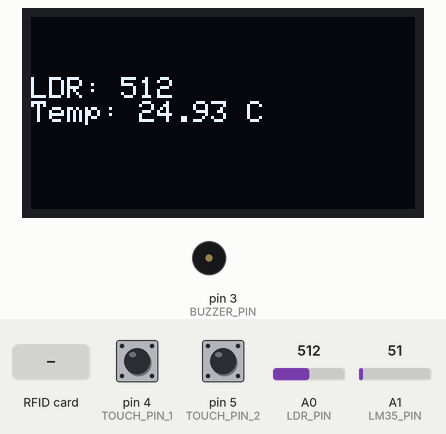
Recording of a sketch running on a simulated Arduino Uno, built with avr-gcc and run on an emulated ATmega328P. On the bench: 128×64 one-colour display, buzzer (waves = sounding). The test bench sets the inputs (shaded band); at power-on: A0 (LDR_PIN) = 512, pin 4 (TOUCH_PIN_1) LOW, pin 5 (TOUCH_PIN_2) LOW, A1 (LM35_PIN) = 51. What the sketch prints to the serial monitor is not drawn.

Above: at 1.2 s.
1.3 s: A0 (LDR_PIN) set to 109
At 1.7 s:
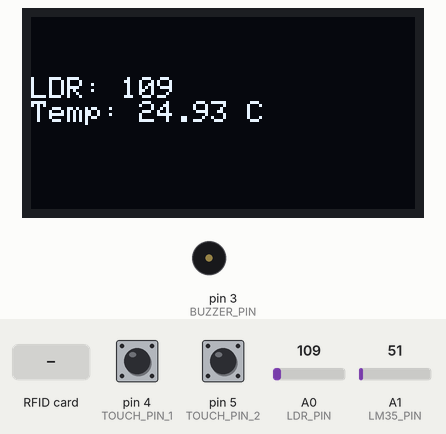
2.8 s: A0 (LDR_PIN) set to 89
At 3.3 s:
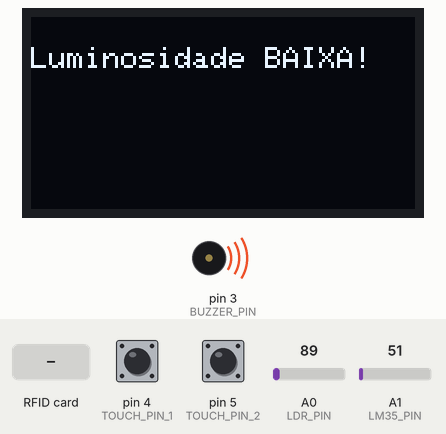
5.5 s: RFID card 66 62 25 F8 held to the reader
At 6.9 s:
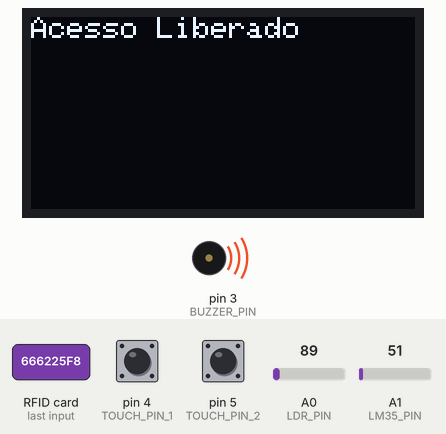
8.5 s: A0 (LDR_PIN) set to 110
At 9.6 s:
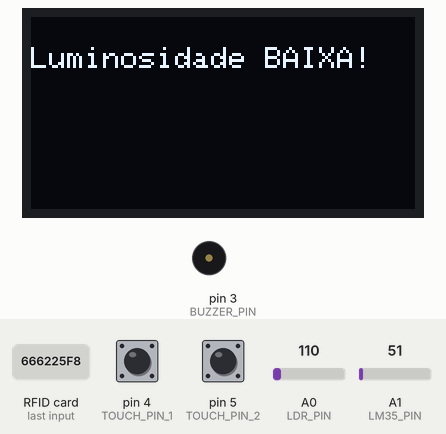
10.3 s: A0 (LDR_PIN) set to 90
At 11.5 s:
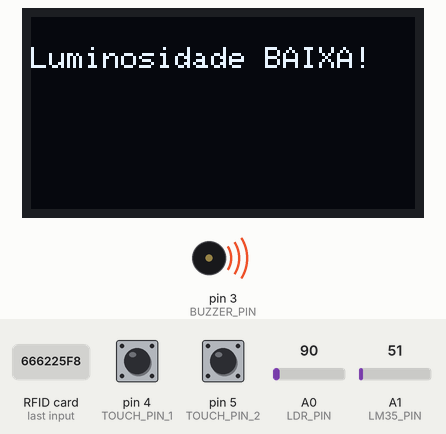
11.8 s: A0 (LDR_PIN) set to 122
At 13.0 s:
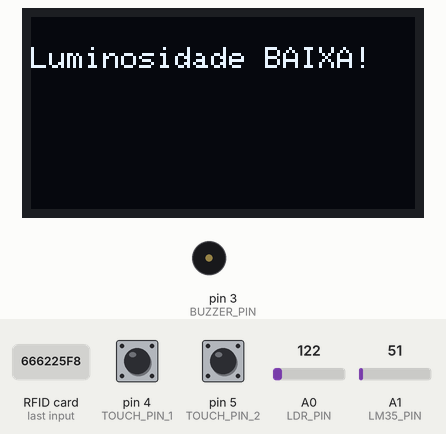
Timing chart, 0 to 14.4 s (numbered marks = the images above; inputs shaded):
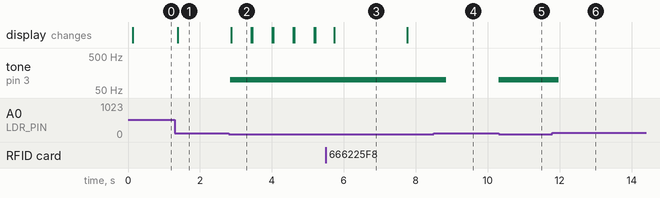

The sketch:

avaliacao_final.ino
```cpp
#include <SPI.h>
#include <MFRC522.h>
#include <Wire.h>
#include <Adafruit_GFX.h>
#include <Adafruit_SH1106.h>

#define LDR_PIN A0
#define LM35_PIN A1
#define BUZZER_PIN 3
#define RST_PIN 9
#define SS_PIN 10
#define OLED_RESET -1

// Pinos do TTP224
#define TOUCH_PIN_1 4 // TTP224 pino 1
#define TOUCH_PIN_2 5 // TTP224 pino 2
#define TOUCH_PIN_3 6 // TTP224 pino 3
#define TOUCH_PIN_4 7 // TTP224 pino 4

Adafruit_SH1106 display(OLED_RESET);
MFRC522 mfrc522(SS_PIN, RST_PIN);

byte targetUID[] = {0x66, 0x62, 0x25, 0xF8}; // UID da tag
bool accessGranted = false;
bool inSettingsMenu = false;

void setup() {
    Serial.begin(9600);
    pinMode(BUZZER_PIN, OUTPUT);
    pinMode(TOUCH_PIN_1, INPUT);
    pinMode(TOUCH_PIN_2, INPUT);
    pinMode(TOUCH_PIN_3, INPUT);
    pinMode(TOUCH_PIN_4, INPUT);

    SPI.begin();
    mfrc522.PCD_Init();

    display.begin(SH1106_SWITCHCAPVCC, 0x3C);
    display.clearDisplay();
    display.setTextColor(WHITE);

    Serial.println("Sistema inicializado. Aproxime um cartão RFID.");
}

void loop() {
    // Leitura de luminosidade e temperatura
    int ldrValue = analogRead(LDR_PIN);
    int rawValue = analogRead(LM35_PIN);
    float voltage = rawValue * (5.0 / 1023.0);
    float temperature = voltage * 100;

    // Alerta de luminosidade baixa
    if (ldrValue < 100) {
        tone(BUZZER_PIN, 100);
        display.clearDisplay();
        display.setCursor(0, 10);
        display.print("Luminosidade BAIXA!");
        display.display();
        delay(500);
        display.clearDisplay();
    } else {
        noTone(BUZZER_PIN);
    }

    // Leitura do cartão RFID
    if (!mfrc522.PICC_IsNewCardPresent()) {
        if (!inSettingsMenu) {
            displayData(ldrValue, temperature);
        }
        return;
    }

    if (!mfrc522.PICC_ReadCardSerial()) {
        if (!inSettingsMenu) {
            displayData(ldrValue, temperature);
        }
        return;
    }

    // Verificação do UID
    bool isTargetUID = true;
    for (byte i = 0; i < mfrc522.uid.size; i++) {
        if (mfrc522.uid.uidByte[i] != targetUID[i]) {
            isTargetUID = false;
        }
    }

    if (isTargetUID) {
        accessGranted = true;
        displayAccessGranted();
        inSettingsMenu = true; // Entra no menu de configurações
    }

    // Navegação com TTP224
    if (accessGranted && inSettingsMenu) {
        navigateSettings();
    }
}

void displayData(int ldrValue, float temperature) {
    display.clearDisplay();
    display.setCursor(0, 20);
    display.print("LDR: ");
    display.println(ldrValue);
    display.print("Temp: ");
    display.print(temperature);
    display.println(" C");
    display.display();
}

void displayAccessGranted() {
    display.clearDisplay();
    display.setCursor(0, 0);
    display.println("Acesso Liberado");
    display.display();
    delay(2000);
}

void showMainMenu() {
    display.clearDisplay();
    display.setCursor(0, 0);
    display.println("Configurações:");
    display.println("Clique 1: Acessar");
    display.println("Clique 2: Voltar");
    display.display();
}

void navigateSettings() {
    if (digitalRead(TOUCH_PIN_1) == HIGH) {
        display.clearDisplay();
        display.setCursor(0, 0);
        display.println("Menu de Opcoes:");
        display.println("Clique 3: Opcao 1");
        display.println("Clique 4: Opcao 2");
        display.display();

        delay(200); // Delay para evitar leituras rápidas

        if (digitalRead(TOUCH_PIN_3) == HIGH) {
            showOption1();
        }
        if (digitalRead(TOUCH_PIN_4) == HIGH) {
            showOption2();
        }
    }
    if (digitalRead(TOUCH_PIN_2) == HIGH) {
        accessGranted = false; // Reseta o acesso após voltar
        inSettingsMenu = false; // Volta ao modo inicial
    }
}

void showOption1() {
    display.clearDisplay();
    display.setTextSize(2);
    display.setCursor(0, 0);
    display.println("opcao 1");
    display.setTextSize(1);
    display.println("Temperatura em K");
    display.display();
}

void showOption2() {
    display.clearDisplay();
    display.setTextSize(2);
    display.setCursor(0, 0);
    display.println("opcao 2");
    display.setTextSize(1);
    display.println("Dados Adicionais");
    display.display();
}
```

Measured:
- the behaviour switches between 100 and 99 on A0 (LDR_PIN) (found by bisection; images 1 and 2)
- after the input at 1.3 s, the display: changes after 0.08 s (image 1)
- after the input at 2.8 s, tone on pin 3 (BUZZER_PIN): silent → 100 Hz after 0.05 s; the display: changes after 0.07 s (image 2)
- after the input at 5.5 s, the display: changes after 0.24 s (image 3)
- after the input at 8.5 s, tone on pin 3 (BUZZER_PIN): 100 Hz → silent after 0.34 s
- after the input at 10.3 s, tone on pin 3 (BUZZER_PIN): silent → 100 Hz at once
- after the input at 11.8 s, tone on pin 3 (BUZZER_PIN): 100 Hz → silent after 0.17 s
